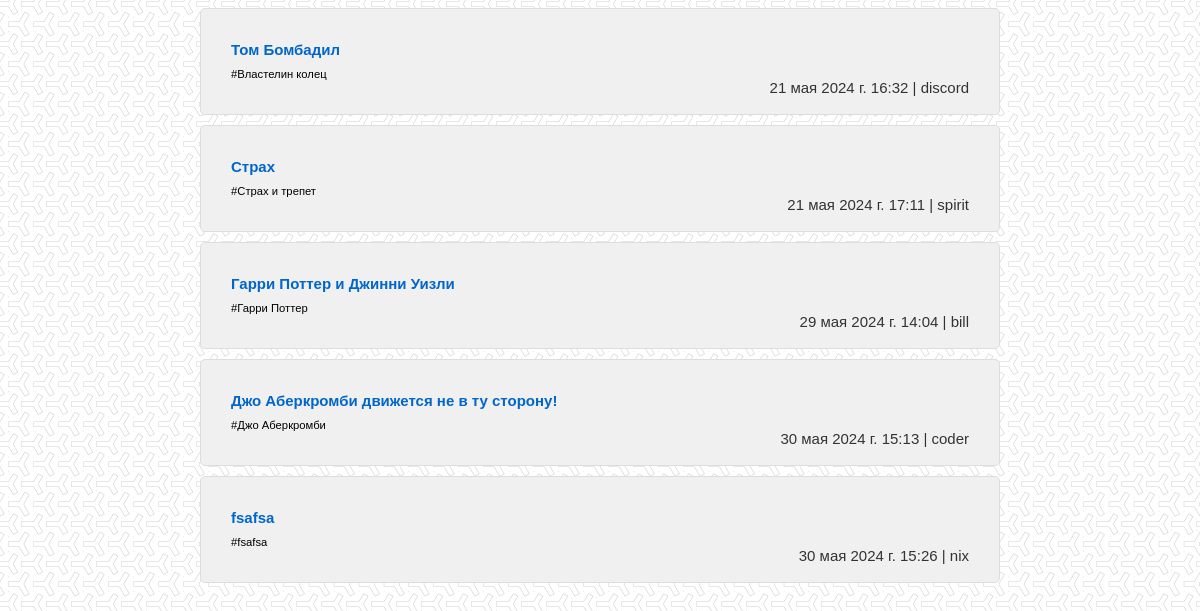
Before: /forum/ (lower part) with the older database file.
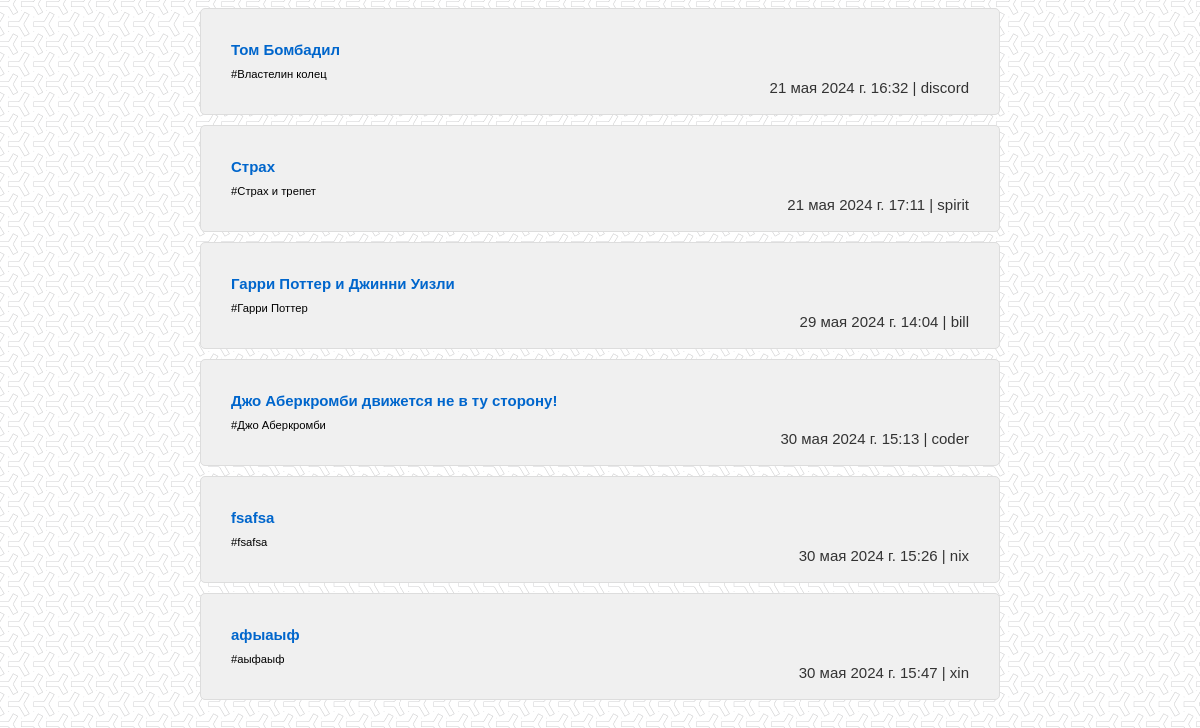
After: the same page with the newer database file.
### shop_app/models.py (models this page shows, shortened)
class ForumTopic(models.Model):
    название = models.CharField(max_length=200)
    creator = models.ForeignKey(User, on_delete=models.CASCADE)
    created_at = models.DateTimeField(auto_now_add=True)
    тег = models.CharField(max_length=50)
    class Meta:
        verbose_name = 'Топик на форуме'
        verbose_name_plural = 'Топики на форуме'

### shop_app/views.py (the view)
# urls.py: path('forum/', forum_view, name='forum'),
def forum_view(request):
    topics = ForumTopic.objects.all()
    теги = ForumTopic.objects.values_list('тег', flat=True).distinct()
    тег_filter = request.GET.get('тег', '')
    return render(request, 'forum.html', {'topics': topics, 'теги': теги, 'тег_filter': тег_filter})

### shop_app/context_processors.py (called while the page is built)
def cart_count(request):
    cart_count = 0
    if request.user.is_authenticated:
        try:
            cart = Cart.objects.get(user=request.user)
            cart_count = cart.books.count()
        except Cart.DoesNotExist:
            pass
    return {'cart_count': cart_count}

### shop_app/templates/forum.html (shortened to what this page needs)
{% extends 'base.html' %}
{% block content %}
<div class="forum-container">
    <div class="topics-list">
        {% for topic in topics %}
            {% if тег_filter and тег_filter == topic.тег or not тег_filter %}
                <div class="topic-item">
                    <a href="{% url 'topic_detail' topic_id=topic.id %}" class="topic-link">{{ topic.название }}</a><br>
                    <small style="color:black" >#{{ topic.тег }} </small>
                    <p style="float:right;">{{ topic.created_at }} | {{ topic.creator.username }}</p>
                </div>
            {% endif %}
        {% endfor %}
    </div>
</div>
{% endblock %}

Changed rows visible on the page:
added ForumTopic: название "афыаыф", тег "аыфаыф", created_at "30 мая 2024 г. 15:47", creator.username "xin"
